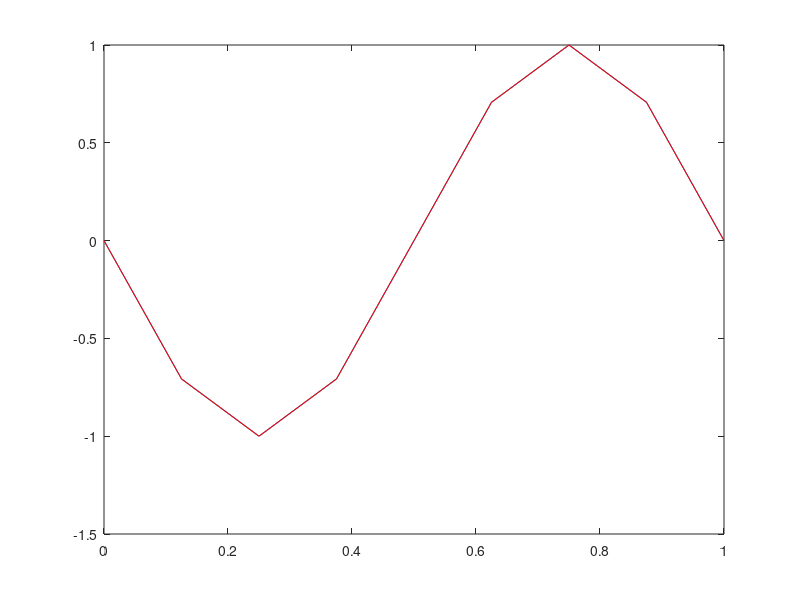

Recreate this plot in MATLAB.
% 1D Poisson equation finite element method
% Standard Galerkin method
% Starson
% Sep 6

close all
clear all
format short e

x0 = 0; x1 = 1;   % start and end point
L = x1 - x0;      % total length
N = 8;            % number of interval
dx = L/N;         % interval size

% test case 1 condition
% u0 = 0; du1/dt = 0; f=1;
% Decleration
u = zeros(1,N+1); A = zeros(N+1,N+1); F = zeros(1,N+1);
isBdary = false(N+1,1); x = linspace(0,1,N+1);
% Element stiffness matrix and load vector
Ak = 1/dx*[1,-1;-1,1];
% Assemble global matrix
for i=1:N
    for m=1:2
        for n=1:2
   A(m+i-1,n+i-1) = A(m+i-1,n+i-1) + Ak(m,n);
        end
        a = x(i); b = x(i+1);
        Fk = [1/dx*(sin(2*pi*b)-sin(2*pi*a))-2*pi*cos(2*pi*a);
              1/dx*(sin(2*pi*a)-sin(2*pi*b))+2*pi*cos(2*pi*b)];
        F(m+i-1) = F(m+i-1) + Fk(m);
    end
end
F = F';

% Apply Boundary condition
isBdary(1) = true;isBdary(N+1) = true;
free = find(~isBdary);

% Calculate results
u(free) = A(free,free)\F(free);
u_exact = -sin(2*pi*x);

% Error analysis
error = sqrt(sum((u_exact-u).^2))/N;
disp(error);

figure
plot(x,u);
hold on
plot(x,u_exact,'r-');
hold off